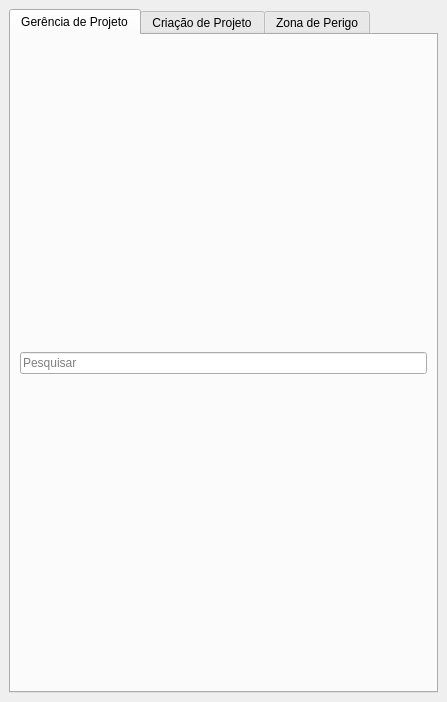
<?xml version="1.0" encoding="UTF-8"?>
<ui version="4.0">
 <class>DockWidget</class>
 <widget class="QDockWidget" name="DockWidget">
  <property name="geometry">
   <rect>
    <x>0</x>
    <y>0</y>
    <width>447</width>
    <height>702</height>
   </rect>
  </property>
  <property name="windowTitle">
   <string>Ferramentas de Gerência</string>
  </property>
  <widget class="QWidget" name="dockWidgetContents">
   <layout class="QGridLayout" name="gridLayout">
    <item row="0" column="0">
     <widget class="QTabWidget" name="tabWidget">
      <property name="styleSheet">
       <string notr="true"/>
      </property>
      <property name="tabShape">
       <enum>QTabWidget::Rounded</enum>
      </property>
      <property name="currentIndex">
       <number>0</number>
      </property>
      <property name="elideMode">
       <enum>Qt::ElideNone</enum>
      </property>
      <property name="documentMode">
       <bool>false</bool>
      </property>
      <property name="tabsClosable">
       <bool>false</bool>
      </property>
      <widget class="QWidget" name="tab">
       <attribute name="title">
        <string>Gerência de Projeto</string>
       </attribute>
       <layout class="QVBoxLayout" name="verticalLayout">
        <item>
         <widget class="QLineEdit" name="lineEdit">
          <property name="frame">
           <bool>true</bool>
          </property>
          <property name="placeholderText">
           <string>Pesquisar</string>
          </property>
         </widget>
        </item>
       </layout>
      </widget>
      <widget class="QWidget" name="tab_2">
       <attribute name="title">
        <string>Criação de Projeto</string>
       </attribute>
      </widget>
      <widget class="QWidget" name="tab_3">
       <attribute name="title">
        <string>Zona de Perigo</string>
       </attribute>
      </widget>
     </widget>
    </item>
   </layout>
  </widget>
 </widget>
 <resources/>
 <connections/>
</ui>
